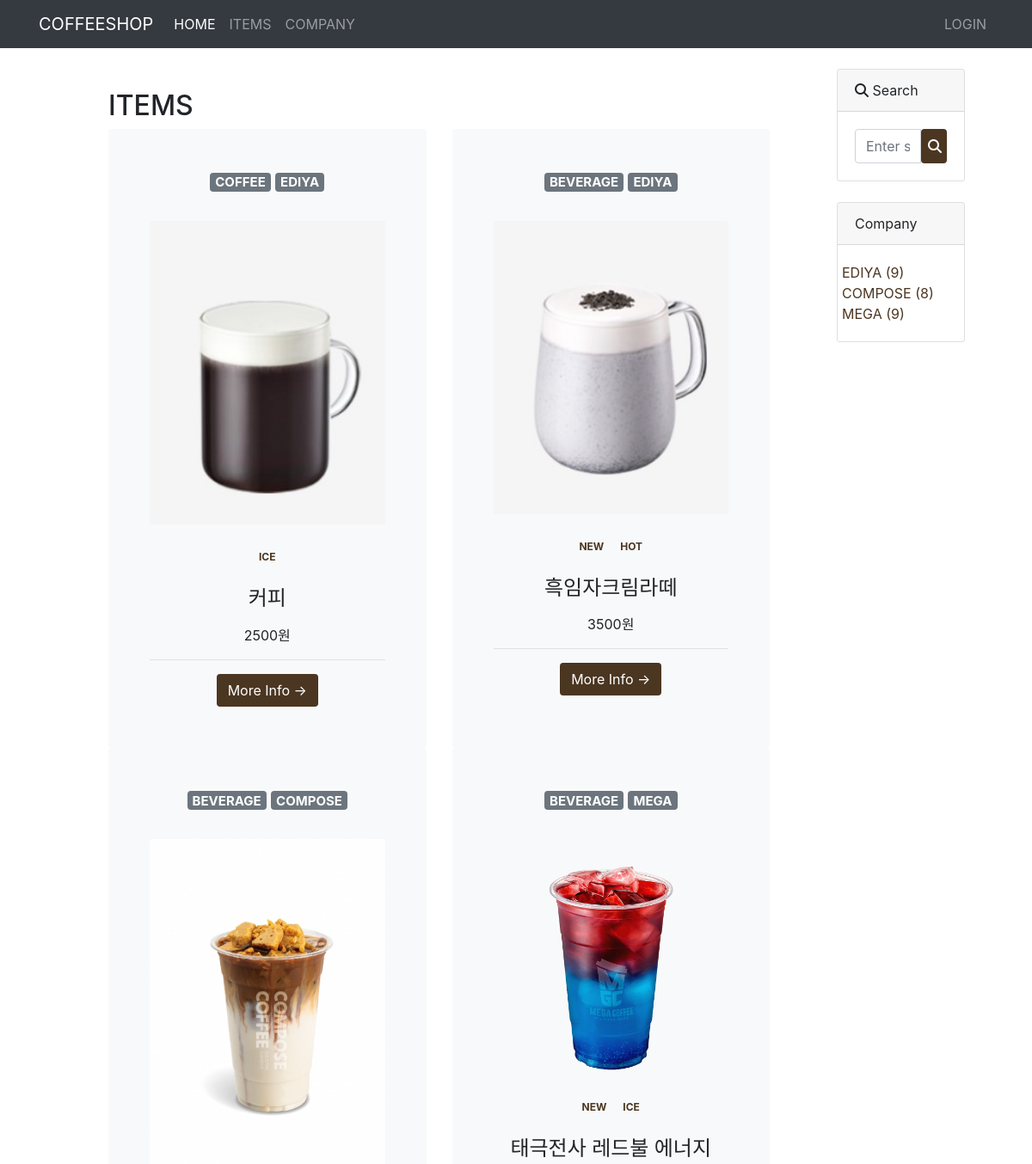
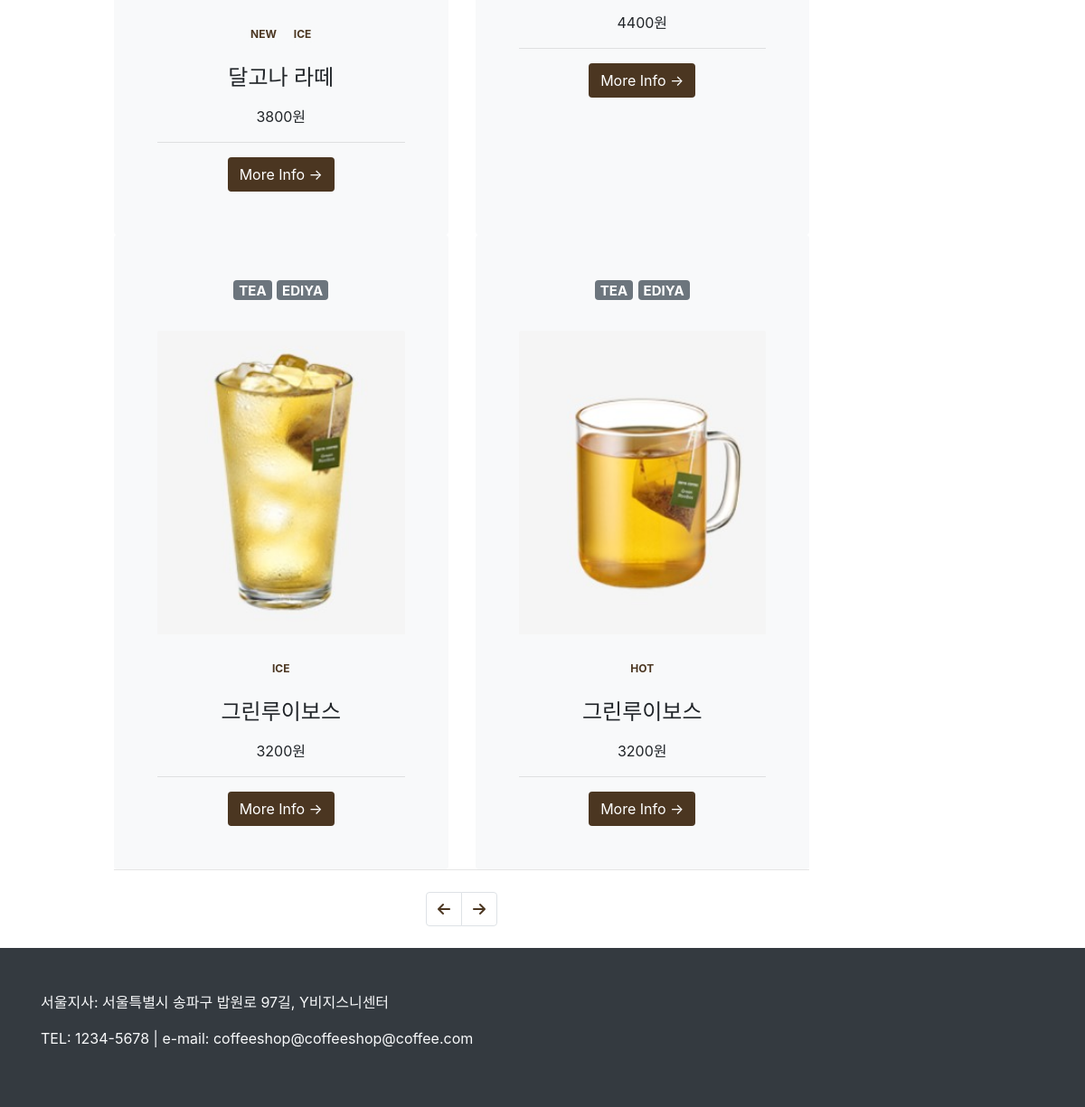
The app's page /product/ with its own data (2 pictures, top to bottom).
### product/models.py (models this page shows, shortened)
class Item(models.Model):
    title = models.CharField(max_length=35)
    content = MarkdownxField()
    head_image = models.ImageField(upload_to='blog/images/%Y/%m/%d/', blank=True)
    price = models.PositiveIntegerField(null=True)
    company = models.ForeignKey(Company, null=True, blank=True, on_delete=models.SET_NULL)
    category = models.ForeignKey(Category, null=True, blank=True, on_delete=models.SET_NULL)
    tags = models.ManyToManyField(Tag, blank=True)
    nutrient = models.TextField(null=True)
    def get_absolute_url(self):
        return f'/product/{self.pk}/'
    def get_content_markdown(self):
        return markdown(self.content)

class Category(models.Model):
    name = models.CharField(max_length=50, unique=True)
    slug = models.SlugField(max_length=200, unique=True, allow_unicode=True)
    def __str__(self):
        return self.name
    def get_absolute_url(self):
        return f'/product/category/{self.slug}/'
    class Meta:
        verbose_name_plural = 'Catogories'

class Company(models.Model):
    name = models.CharField(max_length=50, unique=True)
    slug = models.SlugField(max_length=200, unique=True, allow_unicode=True)
    address = models.CharField(max_length=50, unique=True, null=True, blank=True)
    number = models.CharField(max_length=50, unique=True, null=True)
    email = models.EmailField(max_length=32, null=True)
    def __str__(self):
        return self.name
    def get_absolute_url(self):
        return f'/product/company/{self.slug}/'
    class Meta:
        verbose_name_plural = 'Companies'

class Tag(models.Model):
    name = models.CharField(max_length=50)
    slug = models.SlugField(max_length=20, unique=True, allow_unicode=True)
    def __str__(self):
        return self.name
    def get_absolute_url(self):
        return f'/product/tag/{self.slug}/'

### product/views.py (the view)
# urls.py: path('', views.ItemList.as_view()),
class ItemList(ListView):
    model = Item
    ordering = '-pk'
    paginate_by = 6
    def get_context_data(self,  **kwargs):
        context = super(ItemList, self).get_context_data()
        context['companies'] = Company.objects.all()
        return context

### product/templates/product/item_list.html (shortened to what this page needs)
{% extends 'product/base.html' %}
{% load static %}
{% block main_area %}
<section class="pt-4">
    <div class="container px-lg-5">
        <h2>ITEMS
        </h2>
        <div class="row gx-lg-5">
            {% if item_list.exists %}
            {% for i in item_list %}
            <div class="col-lg-6 col-xxl-6 mb-6">
                <div class="card bg-light border-0 h-100">
                    <div class="card-body text-center p-4 p-lg-5 pt-0 pt-lg-0">
                        {% if i.category %}
                        <h5>
                            <a href="{{i.category.get_absolute_url}}" class="badge badge-secondary" style="margin-bottom:50px;">{{ i.category }}</a>
                            {% if i.company %}
                            <a href="{{i.company.get_absolute_url}}" class="badge badge-secondary" style="margin-bottom:50px;">{{ i.company }}</a>
                            {% endif %}
                        </h5>
                        {% endif %}
                        {% if i.head_image %}
                        <div class="bg-gradient mb-4 mt-n4"><img class="card-img-top" src="{{ i.head_image.url}}"></div>
                        {% endif %}
                        {% if i.tags.exists %}
                        {% for t in i.tags.iterator %}
                        <span class="badge badge-pill badge-light">
                        <a href="{{t.get_absolute_url}}" style="color:#4B3621">
                            {{t}}
                        </a>
                        </span>
                        {% endfor %}
                        {% endif %}
                        <br>
                        <br>
                        <h4 class="fs-4 fw-bold">{{ i.title }}</h4>
                        <p class="mb-0">{{ i.price }}원</p>
                        <hr>
                        <a class="btn text-white" style="background-color:#4B3621" href="{{i.get_absolute_url}}">More Info →</a>
                    </div>
                </div>
            </div>
            {% endfor %}
            {% endif %}
        </div>
          {% if is_paginated %}
          <nav aria-label="Pagination">
            <hr class="my-0" />
            <ul class="pagination justify-content-center my-4">
                {% if page_obj.has_previous %}
                  <li class="page-item">
                    <a class="page-link" style="color:#4B3621;" href="?page={{page_obj.previous_page_number}}" tabindex="-1" aria-disabled="true"><i class="fa-solid fa-arrow-left"></i></a>
                  </li>
                {% else %}
                  <li class="page-item disabled">
                        <a class="page-link" style="color:#4B3621;" href="#" tabindex="-1" aria-disabled="true"><i class="fa-solid fa-arrow-left"></i></a>
                      </li>
                {% endif %}
                {% if page_obj.has_next %}
                  <li class="page-item">
                    <a class="page-link" style="color:#4B3621;" href="?page={{page_obj.next_page_number}}"><i class="fa-solid fa-arrow-right"></i></a>
                  </li>
                {% else %}
                  <li class="page-item disabled">
                    <a class="page-link" style="color:#4B3621;" href="#!"><i class="fa-solid fa-arrow-right"></i></a>
                  </li>
                {% endif %}
            </ul>
          </nav>
          {% endif %}
    </div>
</section>
{% endblock %}

### product/templates/product/base.html (shortened to what this page needs)
<!DOCTYPE html>
{% load static %}
<html lang="en">
    <head>
        <link href="https://cdn.jsdelivr.net/npm/bootstrap-icons@1.4.1/font/bootstrap-icons.css" rel="stylesheet" />
        <link rel="stylesheet" href="{% static 'product/bootstrap4/css/bootstrap.min.css' %}" type="text/css" media="screen"/>
    </head>
    <body>
        {% include 'product/navbar.html' %}
        <section class="pt-4">
            <div class="container px-lg-5">
                <div class="row">
                    <div class="col-md-9 col-lg-10" id="main-area">
                    {% block main_area %}
                    {% endblock %}
                    </div>
                    <div class="col-md-3 col-lg-2">
                      {% include 'product/sidebar.html' %}
                    </div>
                </div>
            </div>
        </section>
        {% include 'product/footer.html' %}
    </body>
</html>

### product/templates/product/navbar.html (shortened to what this page needs)
{% load socialaccount %}
<nav class="navbar navbar-expand-lg navbar-dark bg-dark">
  <div class="container">
    <a class="navbar-brand" href="/">COFFEESHOP</a>
    <div class="collapse navbar-collapse" id="navbarNavDropdown">
      <ul class="navbar-nav">
        <li class="nav-item active">
          <a class="nav-link" href="/">HOME</a>
        </li>
        <li class="nav-item">
          <a class="nav-link" href="/product/">ITEMS</a>
        </li>
        <li class="nav-item">
          <a class="nav-link" href="/about_company/">COMPANY</a>
        </li>
      </ul>
      <ul class="navbar-nav ml-auto">
            {% if user.is_authenticated %}
            <li class="nav-item dropdown">
              <a class="nav-link dropdown-toggle" href="#" id="navbarDropdownMenuLink" role="button" data-toggle="dropdown" aria-haspopup="true" aria-expanded="false">
                {% if user.socialaccount_set.first.get_avatar_url %}
                <img class="rounded-circle mr-3" src="{{user.socialaccount_set.first.get_avatar_url}}" width="25px" />
                {% else %}
                <img class="rounded-circle mr-3" src="{{'https://dummyimage.com/50x50/ced4da/6c757d.jpg'}}" width="25px" />
                {% endif %}
                {{user.username}}
              </a>
              <div class="dropdown-menu" aria-labelledby="navbarDropdownMenuLink">
                <a class="dropdown-item" href="/accounts/logout/">LogOut</a>
              </div>
            </li>
            {% else %}
            <li class="nav-item">
              <a href="#" data-toggle="modal" data-target="#loginModal" class="nav-link">LOGIN</a>
            </li>
            {% endif %}
          </ul>
    </div>
  </div>
</nav>

### product/templates/product/sidebar.html (shortened to what this page needs)
          <div class="card mb-4">
            <div class="card-header">
              <i class="fa-solid fa-magnifying-glass"></i> Search
            </div>
            <div class="card-body">
              <div class="input-group">
                <input style="height:40px;" id="search-input" class="form-control" type="text" placeholder="Enter search term..." aria-label="Enter search term..." aria-describedby="button-search"/>
                <button
                  class="btn text-white"
                  id="button-search"
                  type="button"
                  onclick="searchItem()"
                  style="background-color:#4B3621;width:30px;"
                >
                    <i class="fa-solid fa-magnifying-glass" style="position:relative;right:5px;"></i>
                </button>
              </div>
            </div>
          </div>
          <div class="card mb-4" id="category_card">
            <div class="card-header">Company</div>
            <div class="card-body">
              <div class="row">
                <ul class="list-unstyled mb-0">
                  {% for c in companies %}
                  <li><a href="{{c.get_absolute_url}}" style="color:#4B3621;">{{c}} ({{c.item_set.count}})</a></li>
                  {% endfor %}
                </ul>
              </div>
            </div>
          </div>

### product/templates/product/footer.html
<footer class="py-5 bg-dark">
  <div class="container text-light" >
    <p>서울지사: 서울특별시 송파구 밥원로 97길, Y비지스니센터</p>
    <p>TEL: 1234-5678 | e-mail: coffeeshop@coffeeshop@coffee.com</p>
  </div>
</footer>

### records on screen
Item: category "COFFEE", company "EDIYA", head_image (picture), title "커피", price "2500"
Tag: name "ICE"
Item: category "BEVERAGE", company "EDIYA", head_image (picture), title "흑임자크림라떼", price "3500"
Tag: name "NEW"
Tag: name "HOT"
Item: category "BEVERAGE", company "COMPOSE", head_image (picture), title "달고나 라떼", price "3800"
Item: category "BEVERAGE", company "MEGA", head_image (picture), title "태극전사 레드불 에너지", price "4400"
Item: category "TEA", company "EDIYA", head_image (picture), title "그린루이보스", price "3200"
Item: category "TEA", company "EDIYA", head_image (picture), title "그린루이보스", price "3200"
Company: name "EDIYA", item_set.count "9"
Company: name "COMPOSE", item_set.count "8"
Company: name "MEGA", item_set.count "9"
